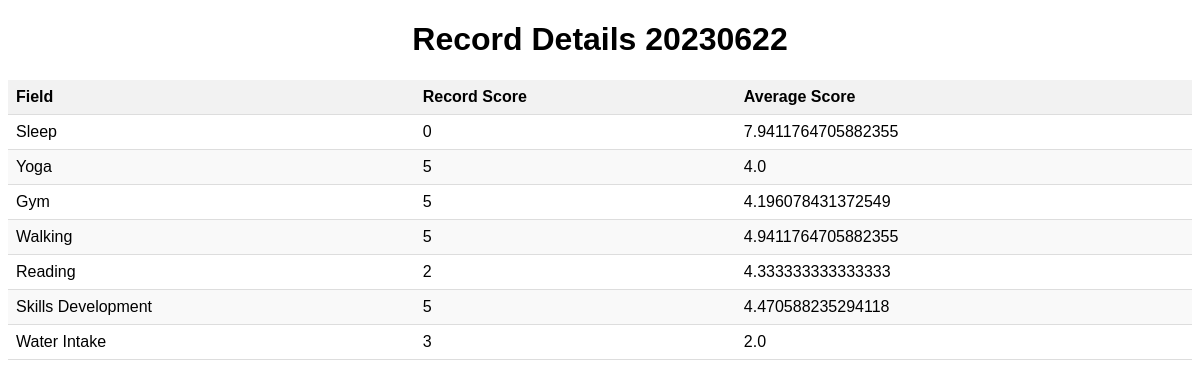
/record/recorddetails/20230622/, run on the app's committed database.
### records/models.py (models this page shows, shortened)
class Record(models.Model):
    recordid = models.CharField(max_length=8, primary_key=True, editable=False)
    SLEEP_CHOICES = [
        ('1-3 Hrs', '1 to 3 hours scores 15'),
        ('3-5 Hrs', '3 to 5 hours scores 10'),
        ('5-7 Hrs', '5 to 7 hours scores 5'),
        ('7+ Hrs', 'Above 7 hours scores 0')
    ]
    CHOICES = [
        ('60', '60 mins scores 10'),
        ('45', '45 mins scores 5'),
        ('30', '30 mins scores 2'),
        ('15', '15 mins scores 1'),
        ('0','none')
    ]
    WATER_CHOICES = [
        ('3L','3L scores 3'),
        ('2L','3L scores 2'),
        ('1L','3L scores 1'),
    ]
    sleep = models.CharField(max_length=10, choices=SLEEP_CHOICES)
    yoga = models.CharField(max_length=4, choices=CHOICES)
    gym = models.CharField(max_length=4, choices=CHOICES)
    walking = models.CharField(max_length=4, choices=CHOICES)
    reading = models.CharField(max_length=4, choices=CHOICES)
    skills_development = models.CharField(max_length=4, choices=CHOICES)
    water_intake = models.CharField(max_length=4, choices=WATER_CHOICES)
    expenses = models.IntegerField()
    todays_dairy = models.TextField(max_length=500)
    updated_at = models.DateTimeField(auto_now=True)

class Score(models.Model):
    record = models.OneToOneField('Record', on_delete=models.CASCADE, primary_key=True)
    sleep_score = models.IntegerField(default=0)
    yoga_score = models.IntegerField(default=0)
    gym_score = models.IntegerField(default=0)
    walking_score = models.IntegerField(default=0)
    reading_score = models.IntegerField(default=0)
    skills_development_score = models.IntegerField(default=0)
    water_intake_score = models.IntegerField(default=0)

### records/views.py (the view)
# urls.py: path('recorddetails/<int:recordid>/', views.recorddetails, name='recorddetails'),
def recorddetails(request, recordid):
    record = get_object_or_404(Record, recordid=recordid)
    score = Score.objects.get(record=record)
    avg_scores = Score.objects.aggregate(
        sleep_average=Avg('sleep_score'),
        yoga_average=Avg('yoga_score'),
        gym_average=Avg('gym_score'),
        walking_average=Avg('walking_score'),
        reading_average=Avg('reading_score'),
        skills_development_average=Avg('skills_development_score'),
        water_intake_average=Avg('water_intake_score')
    )
    context = {'record': record, 'score': score, 'avg_scores': avg_scores}
    return render(request, 'recorddetails.html', context)

### templates/recorddetails.html (shortened to what this page needs)
<!DOCTYPE html>
<html>
<head>
</head>
<body>
  <h1>Record Details {{ record.recordid }}</h1>
  <table>
    <thead>
      <tr>
        <th>Field</th>
        <th>Record Score</th>
        <th>Average Score</th>
      </tr>
    </thead>
    <tbody>
      <tr>
        <td>Sleep</td>
        <td>{{ score.sleep_score }}</td>
        <td>{{ avg_scores.sleep_average }}</td>
      </tr>
      <tr>
        <td>Yoga</td>
        <td>{{ score.yoga_score }}</td>
        <td>{{ avg_scores.yoga_average }}</td>
      </tr>
      <tr>
        <td>Gym</td>
        <td>{{ score.gym_score }}</td>
        <td>{{ avg_scores.gym_average }}</td>
      </tr>
      <tr>
        <td>Walking</td>
        <td>{{ score.walking_score }}</td>
        <td>{{ avg_scores.walking_average }}</td>
      </tr>
      <tr>
        <td>Reading</td>
        <td>{{ score.reading_score }}</td>
        <td>{{ avg_scores.reading_average }}</td>
      </tr>
      <tr>
        <td>Skills Development</td>
        <td>{{ score.skills_development_score }}</td>
        <td>{{ avg_scores.skills_development_average }}</td>
      </tr>
      <tr>
        <td>Water Intake</td>
        <td>{{ score.water_intake_score }}</td>
        <td>{{ avg_scores.water_intake_average }}</td>
      </tr>
    </tbody>
  </table>
</body>
</html>

### templates/recorddetails.html (style rules this page uses)
body { font-family: Arial, sans-serif; }
h1 { text-align: center; }
table { width: 100%; border-collapse: collapse; margin-top: 20px; }
th, td { padding: 8px; text-align: left; border-bottom: 1px solid #ddd; }
th { background-color: #f2f2f2; font-weight: bold; }
tr:nth-child(even) { background-color: #f9f9f9; }

### data on the page
Record: recordid "20230622"
Score: sleep_score "0", yoga_score "5", gym_score "5", walking_score "5", reading_score "2", skills_development_score "5", water_intake_score "3"

### other printed values
{{ avg_scores.sleep_average }} "7.9411764705882355"
{{ avg_scores.yoga_average }} "4.0"
{{ avg_scores.gym_average }} "4.196078431372549"
{{ avg_scores.walking_average }} "4.9411764705882355"
{{ avg_scores.reading_average }} "4.333333333333333"
{{ avg_scores.skills_development_average }} "4.470588235294118"
{{ avg_scores.water_intake_average }} "2.0"
